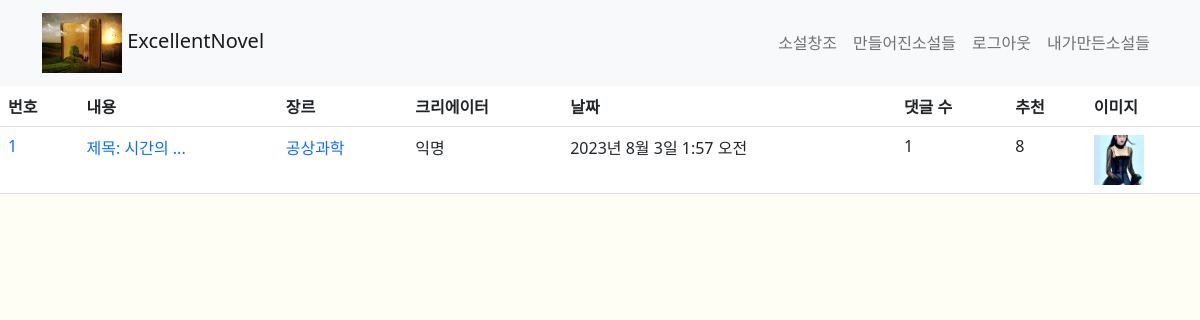
Screenshot of /novels/ (signed in) with the database file from the repository.
### novel/models.py (models this page shows)
class Novel(models.Model):
    answer_text = models.TextField(max_length=5000)
    novel_infor = models.OneToOneField(NovelInf, on_delete=models.CASCADE)
    recommend = models.IntegerField(default=0)
    user = models.ForeignKey(get_user_model(),on_delete=models.CASCADE,blank=True)
    pub_date = models.DateTimeField(auto_now_add=True)
    comment_num = models.IntegerField(default=0)
    image = models.ImageField(blank=True,null=True)
    image2 = models.ImageField(blank=True,null=True)
    image3 = models.ImageField(blank=True, null=True)

class NovelInf(models.Model):
    char_name1 = models.CharField(max_length=15, blank=True,default='',null=True)
    char_name2 = models.CharField(max_length=15, blank=True, default='',null=True)
    char_age1 = models.IntegerField(blank=True, default=0,null=True)
    char_age2 = models.IntegerField(blank=True, default=0,null=True)
    char_per1 = models.CharField(max_length=100, blank=True, default='',null=True)
    char_per2 = models.CharField(max_length=100, blank=True, default='',null=True)
    gender_choices = (('남성', '남성'), ('여성', '여성'), ('등장시키지 않음', '등장시키지 않음'))
    char_sex1 = models.CharField(max_length=8, choices=gender_choices, blank=True,default='남자')
    char_sex2 = models.CharField(max_length=8, choices=gender_choices, blank=True,default='남자')
    genre_choices = (('로맨스', '로맨스'), ('판타지', '판타지'), ('고전', '고전'), ('공상과학', '공상과학'), ('일상', '일상'), ('공포', '공포'))
    genre = models.CharField(max_length=10, choices=genre_choices, blank=True)
    story = models.TextField(max_length=150, blank=False)

### novel/views.py (the view)
# urls.py: path('novels/', views.novel_list, name='novel_list'),
def novel_list(request):
    novels = Novel.objects.all().order_by('pk')
    context = {'novels': novels}
    return render(request, 'novel/novel_list.html', context)

### novel/templates/novel/novel_list.html (shortened to what this page needs)
{% extends 'novel/base.html' %}
{% load static %}
{% block title %}
    <link rel="stylesheet" type="text/css" href="{% static 'css/list.css' %}">
{% endblock %}
{% block body %}
    <div id="list_table">
        <table class="table">
            <thead>
            <tr>
                <th>번호</th>
                <th scope="col">내용</th>
                <th>장르</th>
                <th>크리에이터</th>
                <th>날짜</th>
                <th>댓글 수</th>
                <th>추천</th>
                <th>이미지</th>
            </tr>
            </thead>
            {% for novel in novels %}
                <tr>
                    <td><a href="{% url 'novel:novel_detail' novel.pk %}">{{ forloop.counter }}</a></td>
                    <td><a href="{% url 'novel:novel_detail' novel.pk %}">{{ novel.answer_text | slice:":8" }}...</a>
                    </td>
                    <td><a href="{% url 'novel:novel_detail' novel.pk %}">{{ novel.novel_infor.genre }}</a></td>
                    {% if novel.user.nickname %}
                        <td>{{ novel.user.nickname }}</td>
                    {% else %}
                        <td>익명</td>
                    {% endif %}
                    <td>{{ novel.pub_date }}</td>
                    <td>{{ novel.comment_num }}</td>
                    <td>{{ novel.recommend }}</td>
                    <td><img width="50px" height="50px" src="{{ novel.image.url }}"></td>
                </tr>
            {% endfor %}
        </table>
    </div>
{% endblock %}

### openaidjango/static/css/list.css (style rules this page uses)
#list_table a { text-decoration: none; }
#list_table { background-color: white; }
body { background-color: #fffef5; }

### rows the page displays
Novel: answer_text "제목: 시간의", novel_infor.genre "공상과학", shows "익명", pub_date "2023년 8월 3일 1:57 오전", comment_num "1", recommend "8", image (picture)
